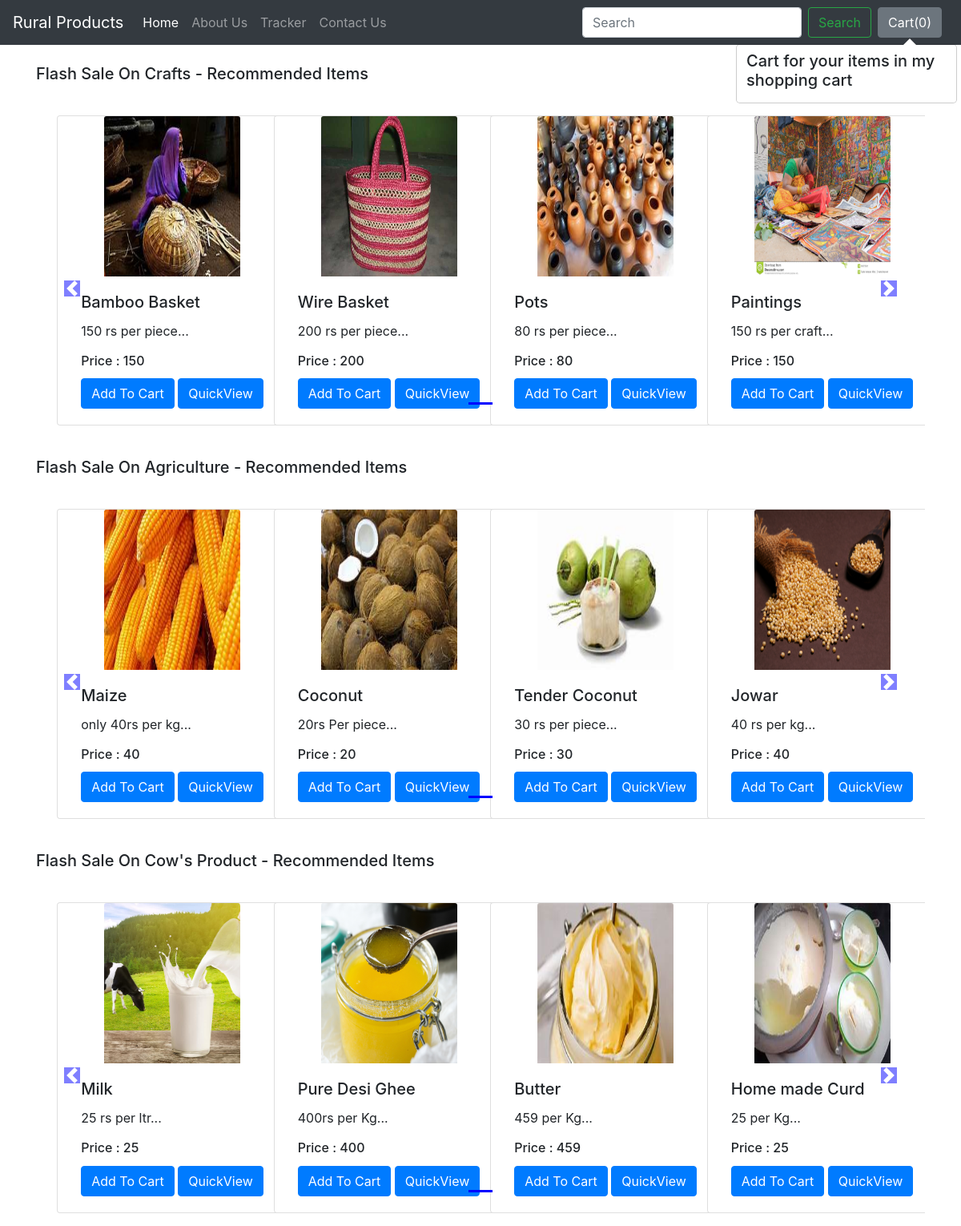
The app's page /shop/ with its own data.
### shop/models.py (models this page shows, shortened)
class Product(models.Model):
    product_id = models.AutoField
    product_name = models.CharField(max_length=50)
    category = models.CharField(max_length=50, default="")
    subcategory = models.CharField(max_length=50, default="")
    price = models.IntegerField(default=0)
    desc = models.CharField(max_length=300)
    pub_date = models.DateField()
    image = models.ImageField(upload_to='shop/images', default="")

### shop/views.py (the view)
# urls.py: path('', views.index, name="BlogName")
def index(request):
    allProds = []
    catprods = Product.objects.values('category', 'id')
    cats = {item['category'] for item in catprods}
    for cat in cats:
        prod = Product.objects.filter(category=cat)
        n = len(prod)
        nSlides = n // 4 + ceil((n / 4) - (n // 4))
        allProds.append([prod, range(1, nSlides), nSlides])
    params = {'allProds':allProds}
    return render(request, 'shop/index.html', params)

### shop/templates/shop/index.html (shortened to what this page needs)
{% extends 'shop/basic.html' %}
{% block body %}
{% load static %}
<div class="container">
    {% for product, range, nSlides in allProds %}
    <h5 class="my-4">Flash Sale On {{product.0.category}} - Recommended Items</h5>
    <div class="row">
        <div id="demo{{forloop.counter}}" class="col carousel slide my-3" data-ride="carousel">
            <ul class="carousel-indicators">
                <li data-target="#demo{{forloop.counter}}" data-slide-to="0" class="active"></li>
            </ul>
            <div class="container carousel-inner no-padding">
                <div class="carousel-item active">
                    {% for i in product %}
                    <div class="col-xs-3 col-sm-3 col-md-3">
                        <div class="card align-items-center" style="width: 18rem;">
                            <img src='/media/{{i.image}}' class="card-img-top" alt="...">
                            <div class="card-body">
                                <h5 class="card-title" id="namepr{{i.id}}">{{i.product_name}}</h5>
                                <p class="card-text">{{i.desc|slice:"0:53"}}...</p>
                                 <h6 class="card-title" >Price : <span id="pricepr{{i.id}}">{{i.price}}</span></h6>
                                <span id="divpr{{i.id}}" class="divpr">
                                    <button id="pr{{i.id}}" class="btn btn-primary cart">Add To Cart</button>
                                </span>
                                <a href="/shop/products/{{i.id}}"><button id="qv{{i.id}}" class="btn btn-primary cart">QuickView</button></a>
                            </div>
                        </div>
                    </div>
                    {% endfor %}
                </div>
            </div>
        </div>
        <a class="carousel-control-prev" href="#demo{{forloop.counter}}" data-slide="prev">
            <span class="carousel-control-prev-icon"></span>
        </a>
        <a class="carousel-control-next" href="#demo{{forloop.counter}}" data-slide="next">
            <span class="carousel-control-next-icon"></span>
        </a>
    </div>
    {% endfor %}
</div>
{% endblock %}

### shop/templates/shop/basic.html (shortened to what this page needs)
<!doctype html>
<html lang="en">
  <head>
    <link rel="stylesheet" href="https://stackpath.bootstrapcdn.com/bootstrap/4.2.1/css/bootstrap.min.css">
  </head>
  <body>
    <nav class="navbar navbar-expand-lg navbar-dark bg-dark">
  <a class="navbar-brand" href="/shop">Rural Products</a>
  <div class="collapse navbar-collapse" id="navbarSupportedContent">
    <ul class="navbar-nav mr-auto">
      <li class="nav-item active">
        <a class="nav-link" href="/shop">Home <span class="sr-only">(current)</span></a>
      </li>
      <li class="nav-item">
        <a class="nav-link" href="/shop/about">About Us</a>
      </li>
      <li class="nav-item">
        <a class="nav-link" href="/shop/tracker">Tracker</a>
      </li>
      <li class="nav-item">
        <a class="nav-link" href="/shop/contact">Contact Us</a>
      </li>
    </ul>
    <form class="form-inline my-2 my-lg-0">
      <input class="form-control mr-sm-2" type="search" placeholder="Search" aria-label="Search">
      <button class="btn btn-outline-success my-2 my-sm-0" type="submit">Search</button>
    </form>
    <button type="button" class="btn btn-secondary mx-2" id="popcart" data-container="body" data-toggle="popover" data-placement="bottom" data-html="true" data-content="Vivamus
sagittis lacus vel augue laoreet rutrum faucibus.">
  Cart(<span id="cart">0</span>)
</button>
  </div>
</nav>
  {% block body %} {% endblock %}
  </body>
</html>

### records on screen
Product: category "Crafts", image (picture), product_name "Bamboo Basket", desc "150 rs per piece", price "150"
Product: image (picture), product_name "Wire Basket", desc "200 rs per piece", price "200"
Product: image (picture), product_name "Pots", desc "80 rs per piece", price "80"
Product: image (picture), product_name "Paintings", desc "150 rs per craft", price "150"
Product: category "Agriculture", image (picture), product_name "Maize", desc "only 40rs per kg", price "40"
Product: image (picture), product_name "Coconut", desc "20rs Per piece", price "20"
Product: image (picture), product_name "Tender Coconut", desc "30 rs per piece", price "30"
Product: image (picture), product_name "Jowar", desc "40 rs per kg", price "40"
Product: category "Cow's Product", image (picture), product_name "Milk", desc "25 rs per ltr", price "25"
Product: image (picture), product_name "Pure Desi Ghee", desc "400rs per Kg", price "400"
Product: image (picture), product_name "Butter", desc "459 per Kg", price "459"
Product: image (picture), product_name "Home made Curd", desc "25 per Kg", price "25"
